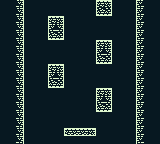

This game map was drawn from its Tiled (.tmx) file and the tilesets committed beside it. A one-line description and the full map source follow:
An orthogonal 20x18 tile map with 8x8 px tiles, 2 tile layers (Tile Layer 1, Tile Layer 2).

<map version="1.5" tiledversion="1.7.2" orientation="orthogonal" renderorder="right-down" width="20" height="18" tilewidth="8" tileheight="8" infinite="0" nextlayerid="3" nextobjectid="1">
 <tileset firstgid="1" name="bgTiles" tilewidth="8" tileheight="8" tilecount="36" columns="6">
  <image source="../bgTiles.png" width="48" height="48" />
 </tileset>
 <layer id="1" name="Tile Layer 1" width="20" height="18">
  <data encoding="csv">
8,8,8,8,8,8,8,8,8,8,8,8,8,8,8,8,8,8,8,8,
8,8,8,8,8,8,8,8,8,8,8,8,8,8,8,8,8,8,8,8,
8,8,8,8,8,8,8,8,8,8,8,8,8,8,8,8,8,8,8,8,
8,8,8,8,8,8,8,8,8,8,8,8,8,8,8,8,8,8,8,8,
8,8,8,8,8,8,8,8,8,8,8,8,8,8,8,8,8,8,8,8,
8,8,8,8,8,8,8,8,8,8,8,8,8,8,8,8,8,8,8,8,
8,8,8,8,8,8,8,8,8,8,8,8,8,8,8,8,8,8,8,8,
8,8,8,8,8,8,8,8,8,8,8,8,8,8,8,8,8,8,8,8,
8,8,8,8,8,8,8,8,8,8,8,8,8,8,8,8,8,8,8,8,
8,8,8,8,8,8,8,8,8,8,8,8,8,8,8,8,8,8,8,8,
8,8,8,8,8,8,8,8,8,8,8,8,8,8,8,8,8,8,8,8,
8,8,8,8,8,8,8,8,8,8,8,8,8,8,8,8,8,8,8,8,
8,8,8,8,8,8,8,8,8,8,8,8,8,8,8,8,8,8,8,8,
8,8,8,8,8,8,8,8,8,8,8,8,8,8,8,8,8,8,8,8,
8,8,8,8,8,8,8,8,8,8,8,8,8,8,8,8,8,8,8,8,
8,8,8,8,8,8,8,8,8,8,8,8,8,8,8,8,8,8,8,8,
8,8,8,8,8,8,8,8,8,8,8,8,8,8,8,8,8,8,8,8,
8,8,8,8,8,8,8,8,8,8,8,8,8,8,8,8,8,8,8,8
</data>
 </layer>
 <layer id="2" name="Tile Layer 2" width="20" height="18">
  <data encoding="csv">
0,0,9,0,0,0,0,0,0,0,0,0,1,3,0,0,0,7,0,0,
0,0,9,0,0,0,0,0,0,0,0,0,13,15,0,0,0,7,0,0,
0,0,9,0,0,0,1,3,0,0,0,0,0,0,0,0,0,7,0,0,
0,0,9,0,0,0,7,9,0,0,0,0,0,0,0,0,0,7,0,0,
0,0,9,0,0,0,13,15,0,0,0,0,0,0,0,0,0,7,0,0,
0,0,9,0,0,0,0,0,0,0,0,0,1,3,0,0,0,7,0,0,
0,0,9,0,0,0,0,0,0,0,0,0,7,9,0,0,0,7,0,0,
0,0,9,0,0,0,0,0,0,0,0,0,13,15,0,0,0,7,0,0,
0,0,9,0,0,0,1,3,0,0,0,0,0,0,0,0,0,7,0,0,
0,0,9,0,0,0,7,9,0,0,0,0,0,0,0,0,0,7,0,0,
0,0,9,0,0,0,13,15,0,0,0,0,0,0,0,0,0,7,0,0,
0,0,9,0,0,0,0,0,0,0,0,0,1,3,0,0,0,7,0,0,
0,0,9,0,0,0,0,0,0,0,0,0,7,9,0,0,0,7,0,0,
0,0,9,0,0,0,0,0,0,0,0,0,13,15,0,0,0,7,0,0,
0,0,9,0,0,0,0,0,0,0,0,0,0,0,0,0,0,7,0,0,
0,0,9,0,0,0,0,0,0,0,0,0,0,0,0,0,0,7,0,0,
0,0,9,0,0,0,0,0,4,5,5,6,0,0,0,0,0,7,0,0,
0,0,9,0,0,0,0,0,0,0,0,0,0,0,0,0,0,7,0,0
</data>
 </layer>
</map>